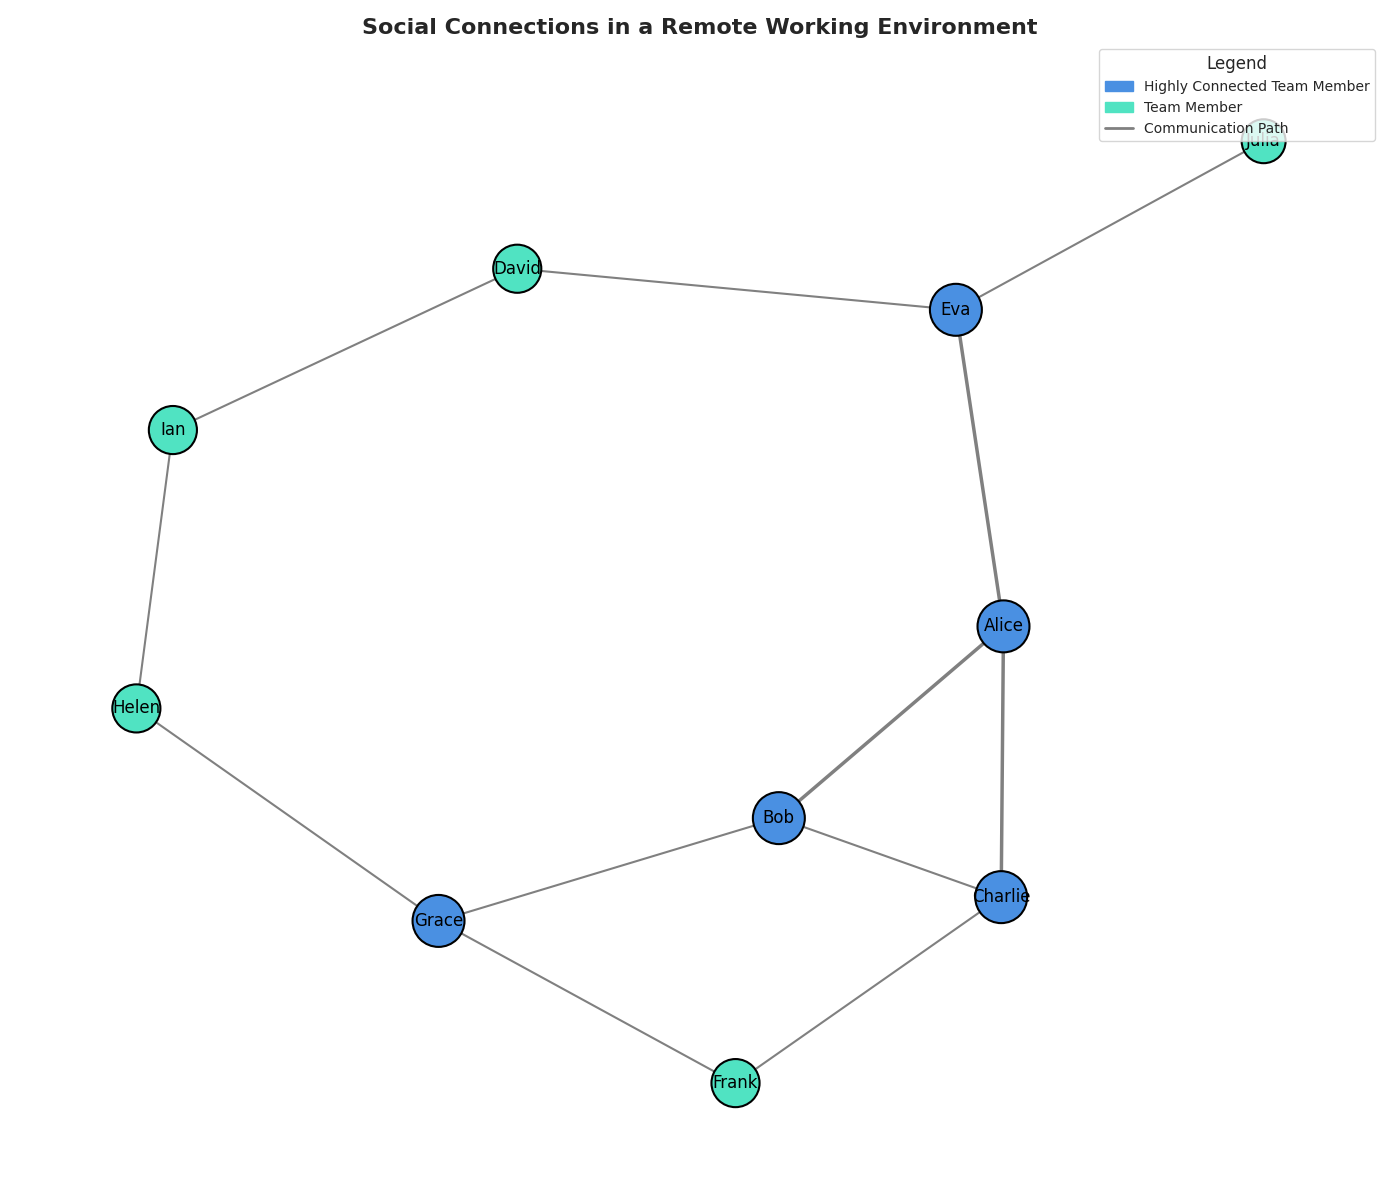

Recreate this plot in Python.
import matplotlib.pyplot as plt
import networkx as nx
import matplotlib.patches as mpatches

G = nx.Graph()

# Add nodes representing team members
members = ['Alice', 'Bob', 'Charlie', 'David', 'Eva', 'Frank', 'Grace', 'Helen', 'Ian', 'Julia']
G.add_nodes_from(members)

# Adding edges with randomly altered contents within groups while preserving structure
edges_groups = [
    [('Alice', 'Bob'), ('Alice', 'Charlie'), ('Alice', 'Eva')],
    [('Bob', 'Charlie'), ('Bob', 'Grace')],
    [('Charlie', 'Frank')],
    [('David', 'Eva'), ('David', 'Ian')],
    [('Eva', 'Julia')],
    [('Frank', 'Grace')],
    [('Grace', 'Helen')],
    [('Helen', 'Ian')]
]

# Altered content within edges groups:
modified_edges = [
    ('Alice', 'Eva'), ('Alice', 'Bob'), ('Alice', 'Charlie'),
    ('Bob', 'Grace'), ('Bob', 'Charlie'),
    ('Charlie', 'Frank'),
    ('David', 'Ian'), ('David', 'Eva'),
    ('Eva', 'Julia'),
    ('Grace', 'Frank'),
    ('Grace', 'Helen'),
    ('Ian', 'Helen')
]

G.add_edges_from(modified_edges)
pos = nx.spring_layout(G, seed=42)

# Customize node sizes and colors
node_sizes = [800 + 200 * G.degree(node) for node in G.nodes()]
node_colors = ['#4A90E2' if G.degree(node) > 2 else '#50E3C2' for node in G.nodes()]

plt.figure(figsize=(14, 12))

# Draw nodes with customized size and color
nx.draw_networkx_nodes(G, pos, node_size=node_sizes, node_color=node_colors, edgecolors='black', linewidths=1.5)

# Draw edges
edge_widths = [2.5 if 'Alice' in edge else 1.5 for edge in modified_edges]
nx.draw_networkx_edges(G, pos, edgelist=modified_edges, width=edge_widths, edge_color='gray', style='solid')

# Add labels
nx.draw_networkx_labels(G, pos, font_size=12, font_color='black')

# Customize the title
plt.title("Social Connections in a Remote Working Environment", fontsize=16, fontweight='bold')
plt.axis('off')

# Add legend using custom markers
team_member_patch = mpatches.Patch(color='#4A90E2', label='Highly Connected Team Member')
other_member_patch = mpatches.Patch(color='#50E3C2', label='Team Member')
edge_patch = plt.Line2D([0], [0], color='gray', lw=2, label='Communication Path')
plt.legend(handles=[team_member_patch, other_member_patch, edge_patch], loc='upper right', fontsize=10, title='Legend')

plt.tight_layout()
plt.show()
